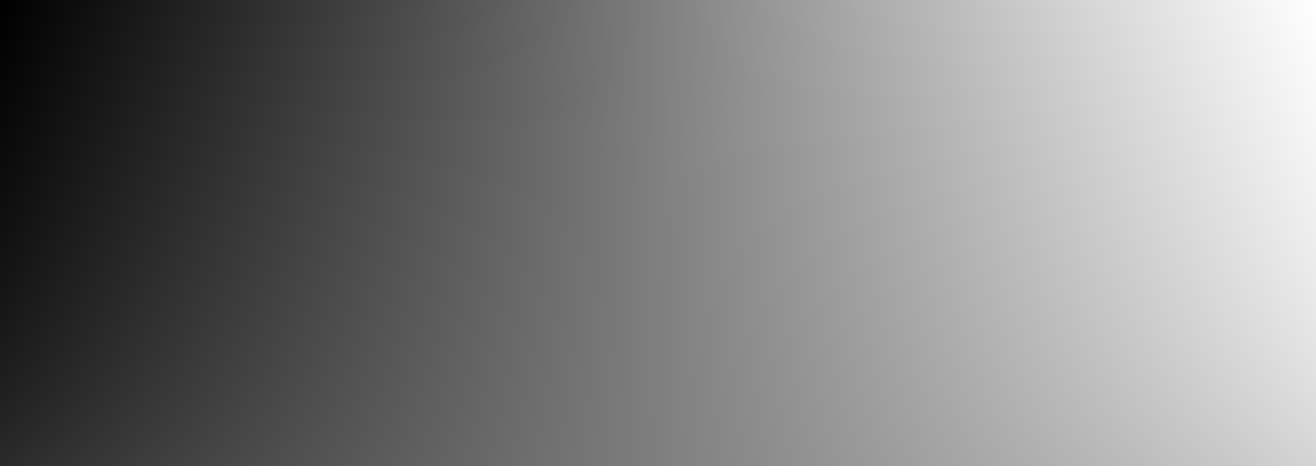
#> input picture ios-port-prep/baselines/segment1_first30s/parity/leveled_pano_map_x.png, 7893 x 2795 px (shown at 1/6 size)
$ python -i seam_vertical.py   (imports and definitions only)   (older library calls are emulated)
#> lines starting #> are read from the running program, lines starting #| are printed output that depends on the picture
#> further down, picture is the input picture: shape (2795, 7893, 3); min 0, max 254, mean 126.9
"""Does anything at the seam actually *see* a horizontal misregistration?

`seam_metric.SCR` fits **near-horizontal** structures (`max_slope = 0.35`) on the
two shoulders and compares where they arrive at the seam. Write out what a
horizontal shift does to such a structure and the problem is immediate:

    r_y = -m * dx          (seam_metric.seam_continuity_residual, and section 9.1)

so an observation's sensitivity to `dx`, in px of residual per px of shift, is

    sensitivity = |m| / sqrt(1 + m^2)   ->  0 as the structure flattens.

A perfectly horizontal edge is **invariant** under a horizontal shift. It still
gets detected, still gets paired across the seam, still contributes an
observation and a residual -- and that residual says nothing whatever about
registration. On a soccer field nearly everything that crosses a vertical seam
runs horizontally: the far touchline, the treeline, the grass/track boundary,
painted banners. That is the mechanism behind the measured anomaly recorded in
`video_grouper/web/stitch_calibration.py`: 40-69 observations, every coverage
gate passed, p90 of 27-36 px, and an objective that barely moves across the
whole plausible dx range, on frames whose seams are visibly registered.

Two instruments here, neither of which redefines anything in `seam_metric`:

`split_by_dx_sensitivity` sorts an existing `ScrResult`'s observations into the
ones that can see `dx` and the ones that cannot, so a p90 can be reported over
the steering subset instead of over a set that is mostly blind to the quantity
being tuned.

`vertical_structure` asks the *picture* the prior question: is there any
vertical structure in the blend window at all? It is a presence detector, not a
registration estimator -- it says "there is something upright at rows 900-1100
that a horizontal error would break", or it says there is nothing, in which case
the honest instruction to an operator standing at the pitch is not "this frame
is unusable" but **put a person in the seam**. A person is upright by
construction: torso, legs, head. That is exactly the structure a horizontal
misregistration destroys and exactly what a horizontal edge cannot supply.

**What this module does not do, deliberately.** It does not measure
registration, and it must never be read as doing so. A person standing in the
seam is *inside* the blend window, where the two sensors are already
superposed; there is no separated left/right pair to extrapolate from and
compare, so no shoulder-matching estimator can score them. The automatic solver
established that from the other side, on the same archive: across 12
vertical-structure-rich frames from one fixed camera, `implied_dx` spanned
-55..+141 px and 4 of the 12 produced no observations at all. The instrument
that works on a person in the seam is the operator's eye -- a body torn at the
seam is unmistakable at 4x and invisible to the metric -- and this module's only
job is to tell them whether there is a body there to look at, and where.

A second thing this is not: evidence of a defect. Across the archived set 52 of
96 frames sit below the SSR noise floor and players straddling the seam look
continuous, so it is not established that these placements are misregistered at
all. A high ratio here means "something upright is in the corridor", never
"the corridor is broken".

Validated as a presence detector on real frames, which is the only claim made
for it: see `MIN_VERTICAL_RATIO` for the distribution it was calibrated against
and the one false negative found. `split_by_dx_sensitivity` needs no validation
beyond arithmetic -- it is the derivative of a formula `seam_metric` already
documents -- but the conclusion drawn from it was measured: on three games,
0, 1 and 2 of 11, 61 and 88 accepted structures were steeper than |m| = 0.15.

Per section 12.1 the person has to stand where play happens. One calibration is
exact at one depth, and a target at 2 m carries ~60 px of parallax disparity
that has nothing to do with the lens roll being calibrated.

Note the deliberate difference from section 10, which *rejects* players: the
automatic solver accumulates observations across a whole game, where players
move, straddle unknown depths and are the thing being detected. A cooperating
person standing still at a stated distance, in a frame an operator chose, is
the opposite case -- the depth is known because someone walked to it.
"""

from __future__ import annotations

from collections.abc import Sequence
from dataclasses import dataclass, field
from typing import Any, Protocol

import cv2
import numpy as np

SEAM_X = 3840
BLEND_W = 256

#: Below this, an observation is blind to `dx` for practical purposes: at
#: |m| = 0.05 a 20 px misregistration moves the residual by 1 px, which is the
#: acceptance gate's whole budget. Structures flatter than this are reported
#: separately rather than averaged into a number the operator is trying to
#: minimise.
MIN_DX_SENSITIVITY = 0.05


class _Observation(Protocol):
    """Structurally, a `seam_metric.ScrObservation`. Duck-typed on purpose so
    this module never imports the metric it comments on."""

    slope: float
    residual_perp: float


# [9 lines left out: function dx_sensitivity, not called in this run]


@dataclass
class SensitivitySplit:
    """An `ScrResult`'s observations, sorted by whether they can see `dx`."""

    n_total: int = 0
    n_steering: int = 0
    p50_steering: float = float("nan")
    p90_steering: float = float("nan")
    p90_blind: float = float("nan")
    #: Median sensitivity among the steering subset: how many px of residual one
    #: px of misregistration actually buys on this frame.
    median_sensitivity: float = 0.0
    #: Worst-case: even the steepest structure here only converts this fraction
    #: of a shift into a residual.
    max_sensitivity: float = 0.0

    # [29 lines left out: functions blind_fraction, split_by_dx_sensitivity, not called in this run]


# -- presence of upright structure -------------------------------------------


@dataclass
class VerticalBand:
    y0: int
    y1: int
    #: Vertical-edge energy in the seam corridor over the same statistic taken
    #: across a wide reference slab at the same rows. 1.0 means the corridor is
    #: as featureless as the rest of the row.
    ratio: float
    #: Column of the strongest vertical edge in the corridor, absolute x.
    peak_x: int
    has_structure: bool


@dataclass
class VerticalProfile:
    bands: list[VerticalBand] = field(default_factory=list)
    corridor: tuple[int, int] = (0, 0)
    band: tuple[int, int] = (0, 0)
    min_ratio: float = 0.0

    @property
    def n_with_structure(self) -> int:
        return sum(1 for b in self.bands if b.has_structure)

    @property
    def best(self) -> VerticalBand | None:
        return max(self.bands, key=lambda b: b.ratio) if self.bands else None

    # [12 lines left out: function rows_with_structure, not called in this run]


#: A corridor whose 90th-percentile column energy exceeds the reference slab's
#: by this much holds something upright.
#:
#: Calibrated on the archived Duo 3 frame set rather than chosen: over 87 frames
#: spanning 28 tripod placements the band ratio runs p25 0.94, p50 1.23, p75
#: 4.36, max 59.3, and the threshold sits in the gap. Bare grass reads 0.80-0.82;
#: a player straddling the seam reads 20.6, and the rows the detector returns for
#: that frame (404-609) are the rows the player occupies, checked against the
#: image at 4x. 31 of the 87 frames are flagged, 56 are not.
#:
#: Known false negative: a painted line running near-vertically through the
#: corridor read 1.78 on one placement and was not flagged. It is real upright
#: structure and the detector missed it, which is the conservative direction --
#: the cost is a "put a person in the seam" prompt the operator did not need.
MIN_VERTICAL_RATIO = 2.2


def vertical_structure(
    image: np.ndarray,
    seam_x: int = SEAM_X,
    blend_w: int = BLEND_W,
    band: tuple[int, int] | None = None,
    n_bands: int = 18,
    ref_w: int = 1200,
    min_ratio: float = MIN_VERTICAL_RATIO,
) -> VerticalProfile:
    """Where, if anywhere, upright structure crosses the seam corridor.

    Measured on |dI/dx|^2 -- the gradient a *horizontal* misregistration
    displaces -- per column, then compared against the same statistic over a
    wide slab at the same rows. Normalising against the frame's own texture at
    the same rows is what makes the number mean "unusual here" rather than
    "bright scene": grass reads ~1 whatever the light.

    Deliberately not the blend window's *damage*, which is what
    `seam_metric.seam_sharpness_ratio` measures. This is presence: it answers
    "is there anything here for a misregistration to break", which is the
    question an operator has *before* they trust any registration number.
    """
#> called with seam_x = 3840, blend_w = 256, n_bands = 18, ref_w = 1200, min_ratio = 2.2
    gray = image
    if gray.ndim == 3:
        gray = cv2.cvtColor(gray, cv2.COLOR_BGR2GRAY)
    gray = gray.astype(np.float32)
    h, w = gray.shape
#> h = 2795; w = 7893
    y0, y1 = band or (int(h * 0.14), int(h * 0.995))
#> y0 = 391; y1 = 2781
    half = blend_w // 2
    c0, c1 = max(0, seam_x - half), min(w, seam_x + half)
#> c0 = 3712; c1 = 3968
    r0, r1 = max(0, seam_x - ref_w), min(w, seam_x + ref_w)
#> r0 = 2640; r1 = 5040

    slab = cv2.GaussianBlur(gray[y0:y1, r0:r1], (0, 0), 1.0)
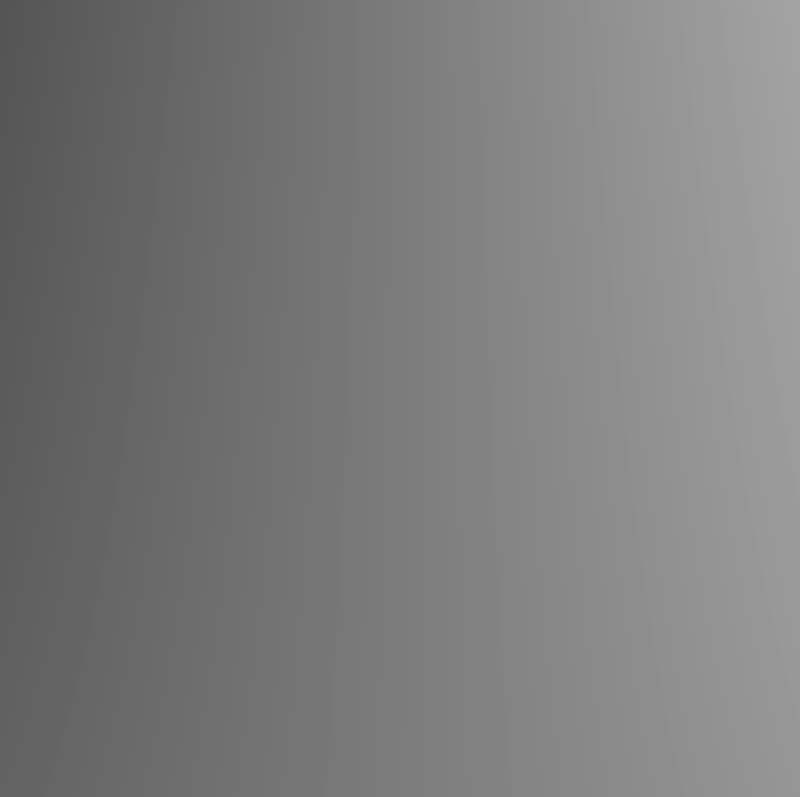
#> slab: shape (2390, 2400) float32 (shown at 1/3 size); min 84, max 163, mean 124
    energy = cv2.Sobel(slab, cv2.CV_32F, 1, 0, ksize=3) ** 2
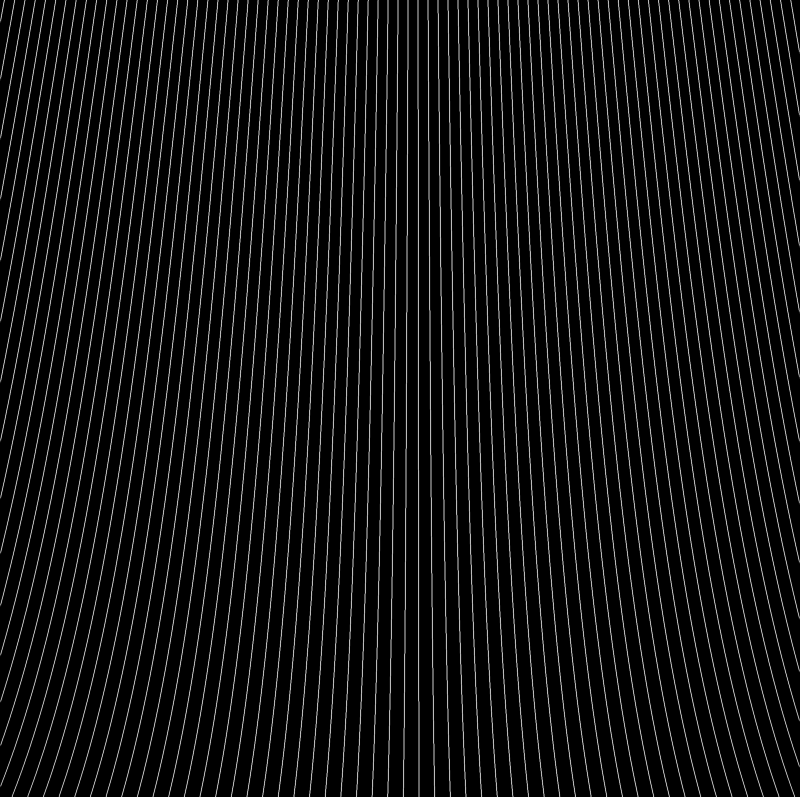
#> energy: shape (2390, 2400) float32 (shown at 1/3 size); min 0, max 6.57, mean 0.43; drawn with min black and max white
    cor_lo, cor_hi = c0 - r0, c1 - r0
#> cor_lo = 1072; cor_hi = 1328

    profile = VerticalProfile(corridor=(c0, c1), band=(y0, y1), min_ratio=min_ratio)
    rows = y1 - y0
#> rows = 2390
    if rows < n_bands or cor_hi <= cor_lo:
        return profile
    edges = np.linspace(0, rows, n_bands + 1).astype(int)
#> edges = 19 values from 0 to 2390
    for i in range(n_bands):
        a, b = edges[i], edges[i + 1]
        if b <= a:
            continue
        col = energy[a:b].mean(axis=0)
        corridor = col[cor_lo:cor_hi]
        reference = np.concatenate([col[:cor_lo], col[cor_hi:]])
        if reference.size < 64 or corridor.size < 8:
            continue
        # p90 against p90: the corridor is 256 px of a 2400 px slab, so a person
        # occupying 30 columns is a tenth of the corridor and a hundredth of the
        # reference. Comparing like with like keeps a textured frame at ~1
        # instead of manufacturing a ratio out of the tail of grass noise.
        cor_level = float(np.percentile(corridor, 90))
        ref_level = float(np.percentile(reference, 90))
        ratio = cor_level / max(ref_level, 1e-6)
        profile.bands.append(
            VerticalBand(
                y0=int(y0 + a),
                y1=int(y0 + b),
                ratio=round(ratio, 3),
                peak_x=int(c0 + int(np.argmax(corridor))),
                has_structure=bool(ratio >= min_ratio),
            )
        )
#> this loop made 18 passes
#> (cor_level, ref_level, ratio) on passes 1 to 12: (1.99, 1.3, 1.53), (1.5, 1.28, 1.17), (1.4, 1.28, 1.1), (1.4, 1.24, 1.13), (1.4, 1.25, 1.12), (1.51, 1.23, 1.23), (1.4, 1.19, 1.18), (1.4, 1.18, 1.19), (1.66, 1.13, 1.47), (1.4, 1.13, 1.25), (0.568, 1.07, 0.531), (0.723, 1.05, 0.689)
#> after the loop, profile.bands = 18 items
    return profile


# [35 lines left out: function summarise, not called in this run]

>>> import cv2
>>> picture = cv2.imread('../../ios-port-prep/baselines/segment1_first30s/parity/leveled_pano_map_x.png')
>>> result = vertical_structure(picture)

$ run again, on ios-port-prep/baselines/segment1_first30s/parity/leveled_pano_map_y.png
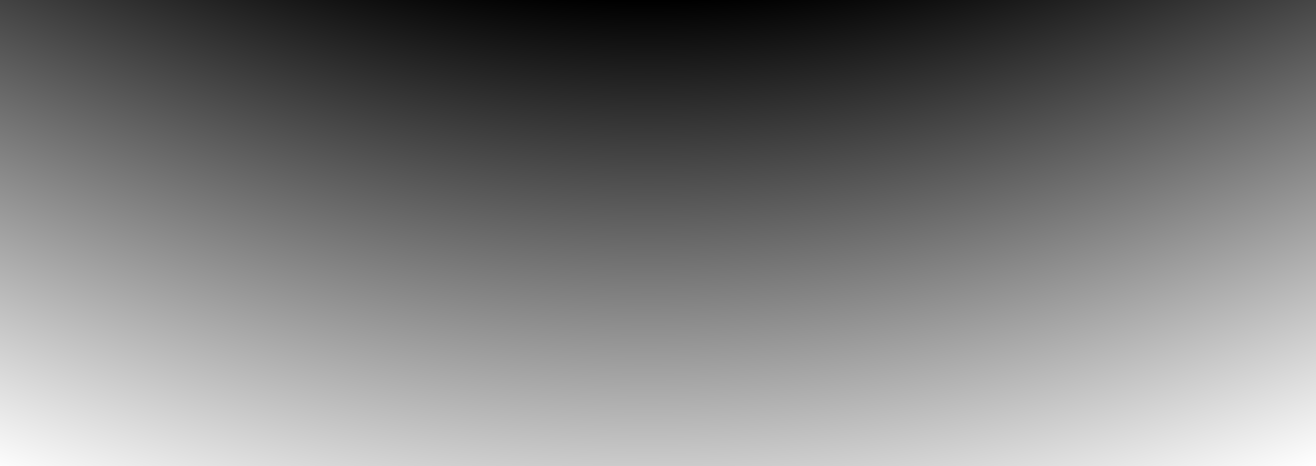
#> input picture ios-port-prep/baselines/segment1_first30s/parity/leveled_pano_map_y.png, 7893 x 2795 px (shown at 1/6 size)
#> picture is the input picture: shape (2795, 7893, 3); min 0, max 254, mean 123.3
#> in vertical_structure, `slab = cv2.GaussianBlur(gray[y0:y1, r0:r1], (0, 0), 1.0)`:
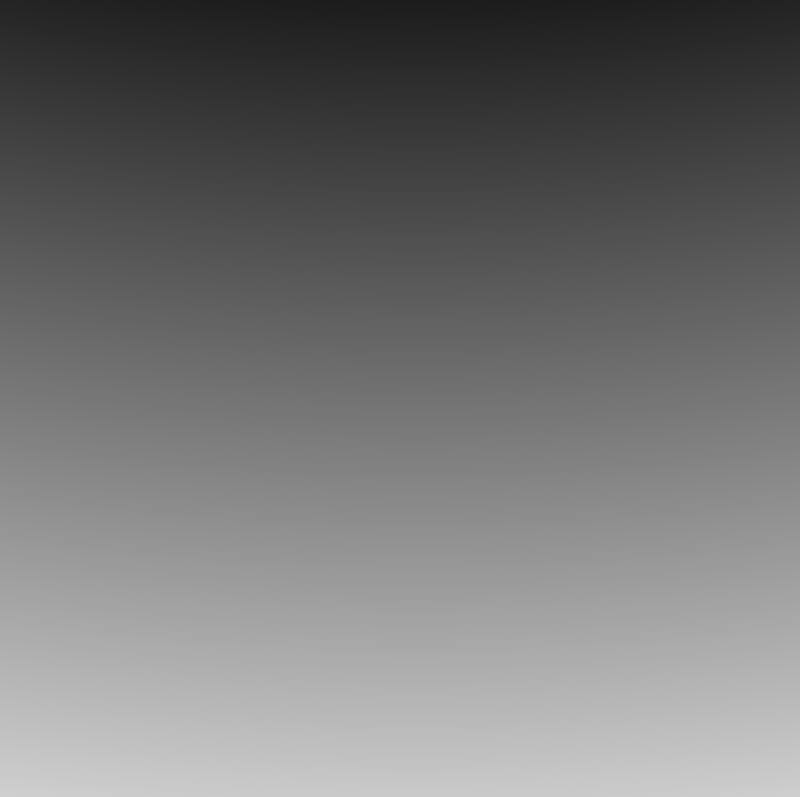
#> slab: shape (2390, 2400) float32 (shown at 1/3 size); min 28, max 207, mean 117
#> in vertical_structure, `energy = cv2.Sobel(slab, cv2.CV_32F, 1, 0, ksize=3) ** 2`:
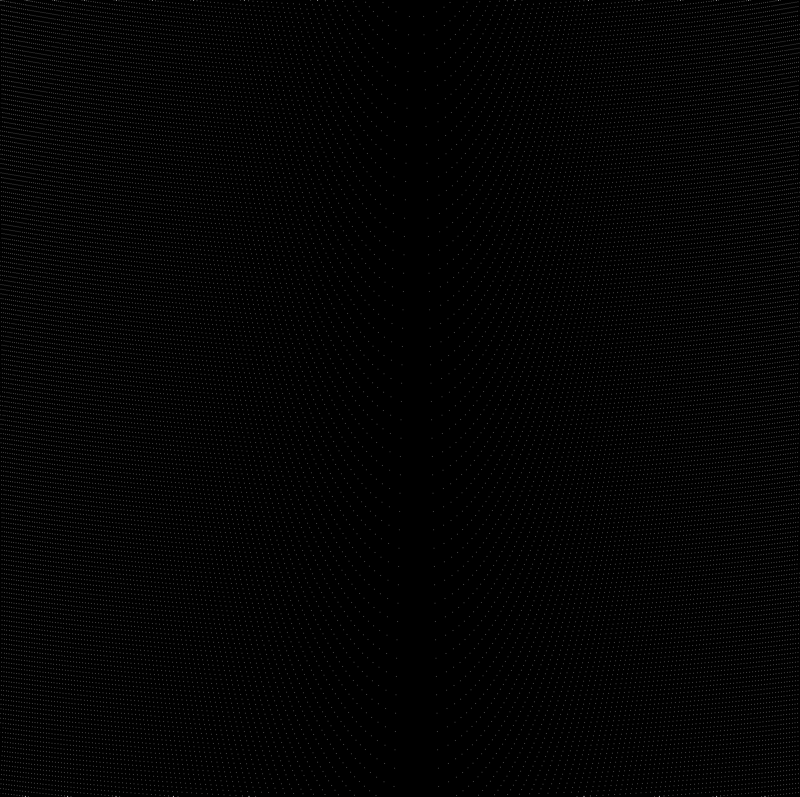
#> energy: shape (2390, 2400) float32 (shown at 1/3 size); min 0, max 1.44, mean 0.0202; drawn with min black and max white
#> the loop in vertical_structure, `for i in range(n_bands):` made 18 passes
#> (cor_level, ref_level, ratio) on passes 1 to 8: (0.0138, 0.048, 0.288), (0.0137, 0.0438, 0.313), (0.0138, 0.0437, 0.316), (0.0137, 0.0414, 0.331), (0.0138, 0.0417, 0.332), (0.0137, 0.0413, 0.332), (0.0138, 0.0413, 0.333), (0.0137, 0.0409, 0.335)
#> after the loop in vertical_structure, `for i in range(n_bands):`: profile.bands = 18 items
